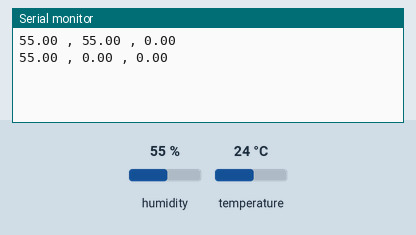
Simulated run of this sketch. Board: Arduino Uno, built with avr-gcc and run on an emulated ATmega328P. On the bench: the last lines printed to the serial monitor. The test bench sets the inputs (shaded band); at power-on: humidity 55 %, temperature 24 °C.

Above: at 1.2 s.
1.3 s: humidity set to 22 %
At 1.9 s:
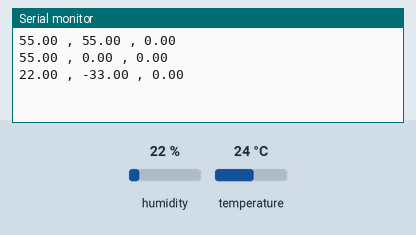
2.8 s: humidity set to 40 %
At 3.5 s:
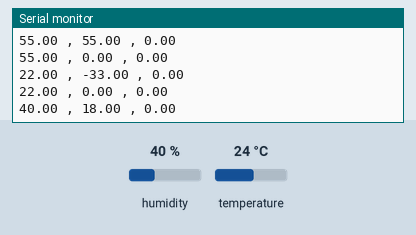
Timing chart, 0 to 5.8 s (numbered marks = the images above; inputs shaded):
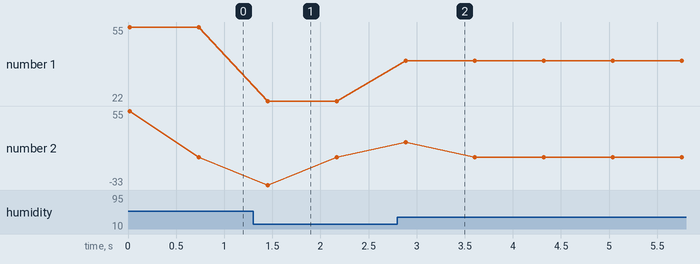

Measured:
- after the input at 1.3 s, the serial monitor: prints a new line after 0.15 s (image 1)
- after the input at 2.8 s, the serial monitor: prints a new line after 0.09 s (image 2)
- plotted number 1: 55 → 22 after the input at 1.3 s, 22 → 40 after the input at 2.8 s

The sketch:

Humidity.ino
```cpp
#include "uFire_SHT20.h"
uFire_SHT20 sht20;
double currentT, previousT, elapsedT;;
double starttime;
double realtime;
int count = 0;
int times = 0;
int timerMode = 0;
double timertime = 0;
double trigger = 1.50;

void setup()
{
  Serial.begin(9600);
  Wire.begin();
  sht20.begin();
}

void loop()
{
  currentT = sht20.humidity();
  //Serial.print("currentT : "); Serial.println(currentT);
  elapsedT = currentT - previousT;
  //Serial.print("previousT : "); Serial.println(previousT);
  previousT = currentT; // 1000;//Second in unit
  //Serial.print("Correct T : "); Serial.println(elapsedT);
  Serial.print((String)sht20.humidity());
  Serial.print(" , ");
  Serial.print(elapsedT);

  if ( times > 0 ){
    if ( elapsedT >= trigger){
      count++;
      }
}

  if ( count == 1){
    starttime = millis();
    timerMode++;
  }

  if (timerMode > 0){
    timertime = (millis()- starttime)/1000;
  }
  Serial.print(" , ");
  Serial.println(timertime);
  times++;
  delay(700);
}
```
